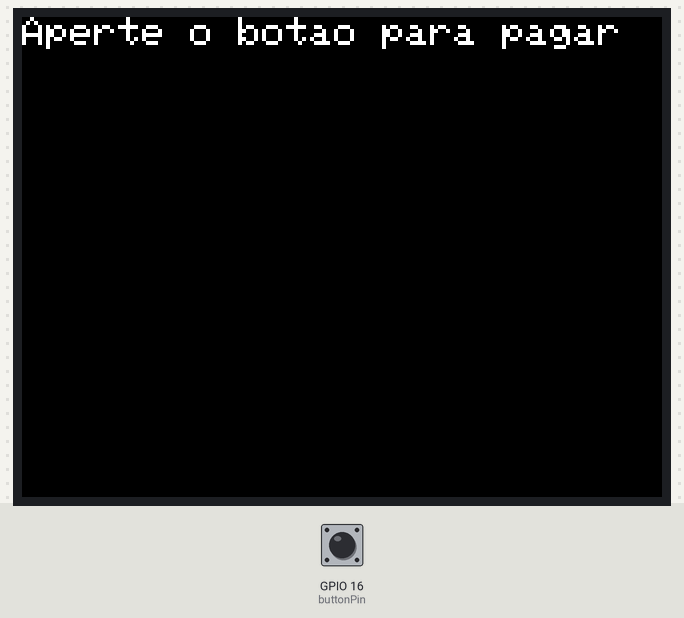
A sketch run on a simulated ESP32. Parts: 320×240 colour display. The test bench sets the inputs (shaded band); at power-on: GPIO 16 (buttonPin) HIGH. WiFi joins after 1.5 s; servers stay silent unless stated; uploads are accepted with an empty reply; what the sketch prints to the serial monitor is not drawn.

Above: at 3.4 s.
3.5 s: GPIO 16 (buttonPin) driven LOW
At 12.64 s:
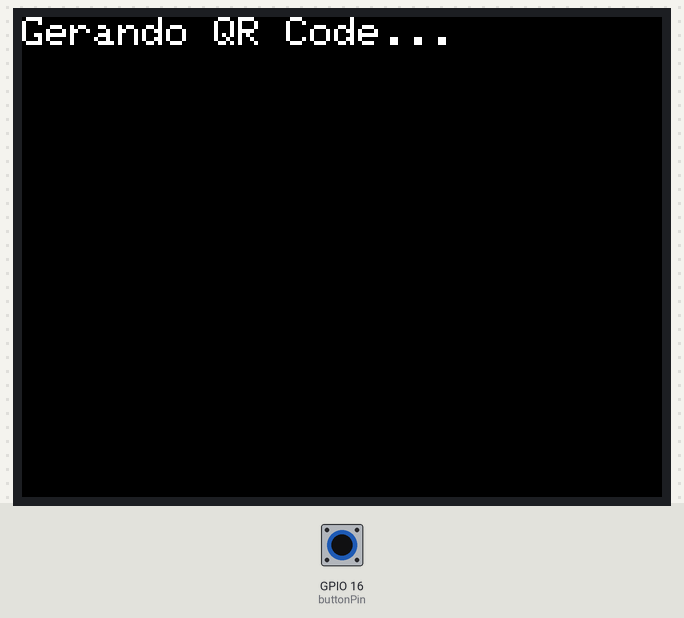
At 13.3 s:
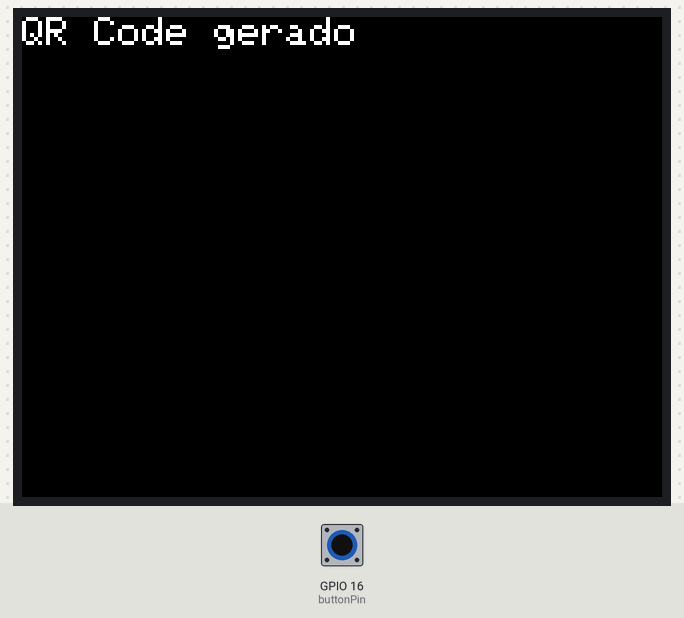
Timing chart, 0 to 14.8 s (numbered marks = the images above; inputs shaded):
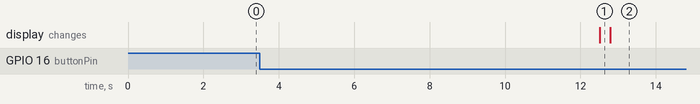

Measured:
- after the input at 3.5 s, the display: changes after 9.0 s (image 1)

The sketch:

alfa-pix.ino
```cpp
#include <WiFi.h>
#include <HTTPClient.h>
#include <Adafruit_GFX.h>
#include <Adafruit_ILI9341.h>

// Definições do display
#define TFT_CS   15
#define TFT_DC   2
#define TFT_RST  -1  // Como o pino RST não está disponível na simulação, definimos como -1

Adafruit_ILI9341 tft = Adafruit_ILI9341(TFT_CS, TFT_DC, TFT_RST);

// Configurações da rede Wi-Fi
const char* ssid = "Wokwi-GUEST";
const char* password = "";

// Endpoint da API do Mercado Pago
const char* api_url = "https://api.mercadopago.com/pos/qr-code";
const char* access_token = "TEST-b1333d5b-1e03-4716-ad4e-2886f5c38783";

// Configuração do botão
const int buttonPin = 16;
bool buttonPressed = false;

// Função para inicializar o display, o botão e a conexão Wi-Fi
void setup() {
  Serial.begin(115200);

  // Inicializar display
  tft.begin();
  tft.setRotation(1);
  tft.fillScreen(ILI9341_BLACK);

  // Exibir mensagem inicial
  tft.setTextColor(ILI9341_WHITE);
  tft.setTextSize(2);
  tft.setCursor(0, 0);
  tft.println("Aperte o botao para pagar");

  // Debug: verificar se o display foi inicializado corretamente
  Serial.println("Display inicializado");

  // Configurar pino do botão como entrada
  pinMode(buttonPin, INPUT_PULLUP);

  // Conectar ao Wi-Fi
  WiFi.begin(ssid, password);
  Serial.print("Connecting to WiFi...");
  while (WiFi.status() != WL_CONNECTED) {
    delay(1000);
    Serial.print(".");
  }
  Serial.println("Connected to WiFi");
}

// Loop principal para verificar o estado do botão e o status do pagamento
void loop() {
  // Verificar o estado do botão
  if (digitalRead(buttonPin) == LOW && !buttonPressed) {
    buttonPressed = true;
    tft.fillScreen(ILI9341_BLACK);
    tft.setCursor(0, 0);
    tft.println("Gerando QR Code...");
    createQR();
  }

  // Verificar notificações de pagamento
  checkPaymentStatus();
  delay(10000); // Espera de 10 segundos
}

// Função para criar o QR Code usando a API do Mercado Pago
void createQR() {
  HTTPClient http;
  http.begin(api_url);  // URL da API do Mercado Pago
  http.addHeader("Authorization", String("Bearer ") + access_token);  // Adiciona o token de autorização
  http.addHeader("Content-Type", "application/json");  // Define o tipo de conteúdo como JSON

  // Corpo da requisição em formato JSON
  String jsonBody = "{\"transaction_amount\": 100.00, \"description\": \"Payment for Order 123\", \"payment_method_id\": \"pix\", \"payer\": {\"email\": \"customer@example.com\", \"identification\": {\"type\": \"CPF\", \"number\": \"12345678900\"}}}";

  int httpResponseCode = http.POST(jsonBody);  // Envia a requisição POST

  if (httpResponseCode > 0) {
    String response = http.getString();  // Recebe a resposta da API
    Serial.println(response);  // Exibe a resposta no console serial
    // Aqui você pode processar a resposta para obter o QR Code
    tft.fillScreen(ILI9341_BLACK);
    tft.setTextColor(ILI9341_WHITE);
    tft.setTextSize(2);
    tft.setCursor(0, 0);
    tft.println("QR Code gerado");
    // Adicionar código para desenhar o QR Code no display
  } else {
    Serial.print("Error code: ");
    Serial.println(httpResponseCode);  // Exibe o código de erro se a requisição falhar
  }
  http.end();  // Finaliza a requisição
}

// Função para verificar o status do pagamento
void checkPaymentStatus() {
  HTTPClient http;
  http.begin("https://api.mercadopago.com/users/test");  // URL do servidor que verifica o status do pagamento
  int httpCode = http.GET();  // Envia a requisição GET

  if (httpCode > 0) {
    String payload = http.getString();  // Recebe a resposta do servidor
    Serial.println(payload);  // Exibe a resposta no console serial
    tft.fillScreen(ILI9341_BLACK);
    tft.setTextColor(ILI9341_WHITE);
    tft.setTextSize(2);
    tft.setCursor(0, 0);
    tft.println(payload);  // Exibe a resposta no display
  } else {
    Serial.println("Error on HTTP request");  // Exibe uma mensagem de erro se a requisição falhar
  }
  http.end();  // Finaliza a requisição
}
```
